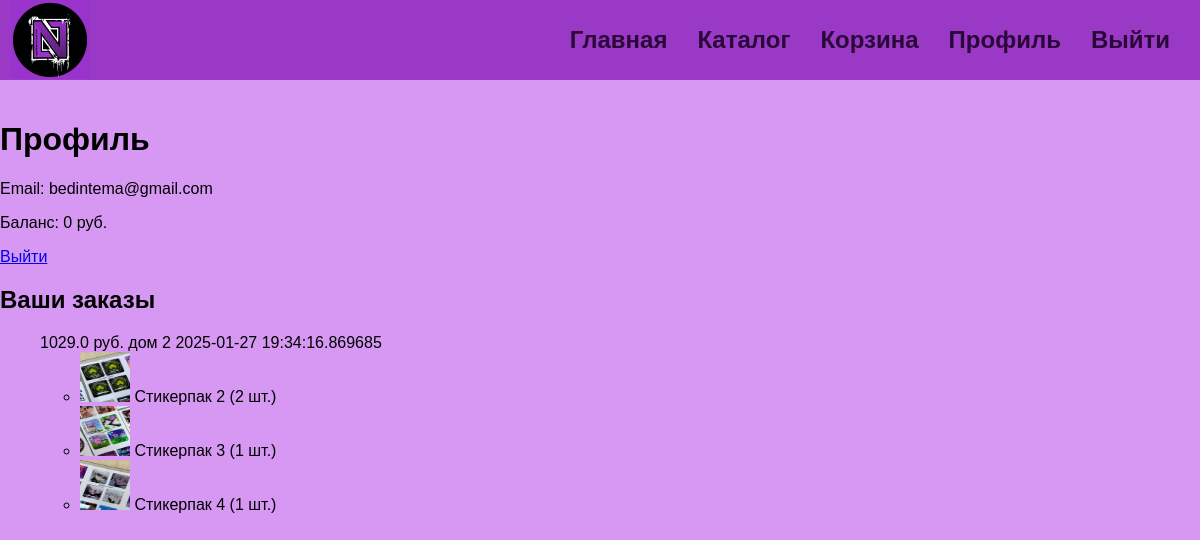
The page /profile (signed in) on the database as committed earlier.
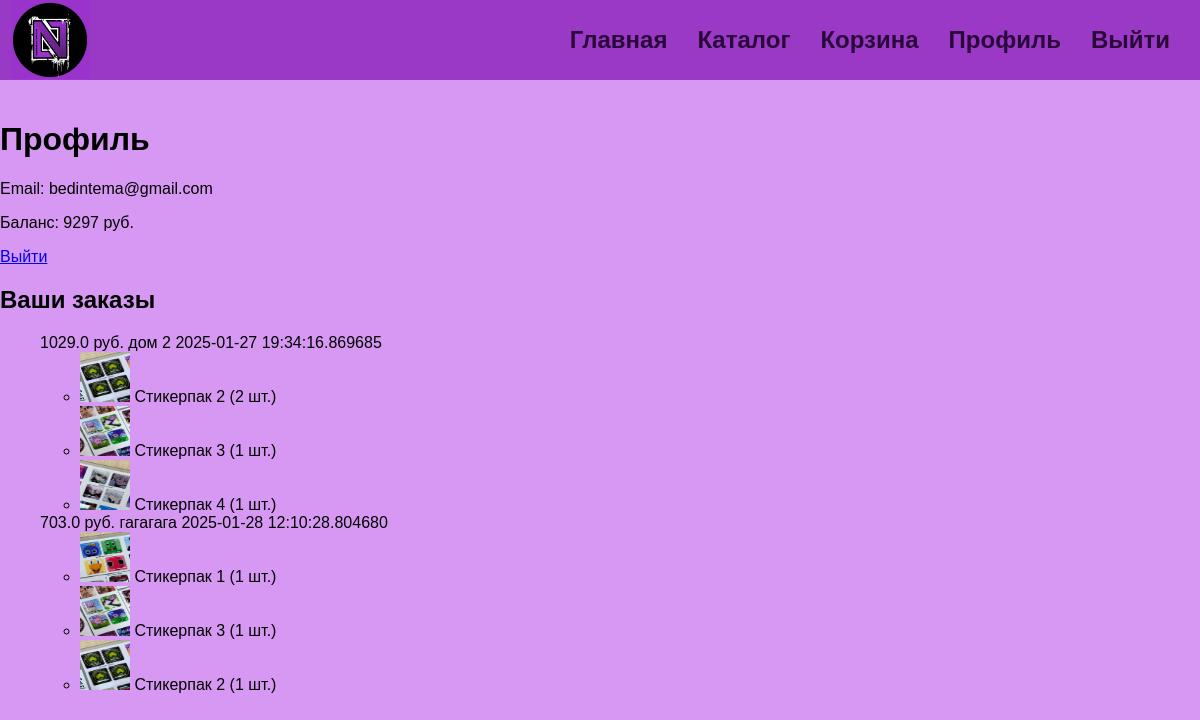
The same page on the database as committed later.
### app/models.py (models this page shows, shortened)
class User(db.Model, UserMixin):
    __tablename__ = 'users'
    id = db.Column(db.Integer, primary_key=True, autoincrement=True, unique=True)
    balance = db.Column(db.Integer, nullable=False, default=0)
    email = db.Column(db.String(255), nullable=False, unique=True)
    password = db.Column(db.String(255), nullable=False)

class Order(db.Model):
    id = db.Column(db.Integer, primary_key=True)
    user_id = db.Column(db.Integer, db.ForeignKey('users.id'), nullable=False)
    products = db.Column(db.Text, nullable=False)  # Список товаров в JSON-формате
    total_amount = db.Column(db.Float, nullable=False)
    address = db.Column(db.String(255), nullable=False)
    created_at = db.Column(db.DateTime, default=datetime.utcnow)
    user = db.relationship('User', backref='orders', lazy=True)

class Product(db.Model):
    __tablename__ = 'products'
    id = db.Column(db.Integer, primary_key=True, autoincrement=True, unique=True)
    name = db.Column(db.String(255))
    price = db.Column(db.Integer, nullable=False)
    img = db.Column(db.String(255))
    category = db.Column(db.String(255), nullable=False)

### app/routes/login.py (the view)
@bp.route('/profile')
@login_required
def profile():
    orders = Order.query.filter_by(user_id=current_user.id).all()
    orders_with_details = []
    for order in orders:
        products = json.loads(order.products)  # Распаковываем JSON из базы
        detailed_products = []
        for product_data in products:
            product = Product.query.get(product_data['id'])
            if product:
                detailed_products.append({
                    'id': product.id,
                    'name': product.name,
                    'img': product.img,
                    'quantity': product_data['quantity'],
                })
        orders_with_details.append({
            'id': order.id,
            'user': order.user,
            'total_amount': order.total_amount,
            'address': order.address,
            'created_at': order.created_at,
            'products': detailed_products,
        })
    return render_template('profile.html',
                           user=current_user,
                           orders_with_details=orders_with_details
                           )

### app/__init__.py (called while the page is built)
def create_app():
    app = Flask(__name__)
    app.config['SQLALCHEMY_DATABASE_URI'] = 'sqlite:///app.db'
    app.config['SECRET_KEY'] = os.environ.get('SECRET_KEY', 'secret-key')
    app.config['SWAGGER'] = {
        'title': 'Sticker Site API',
        'uiversion': 3
    }
    app.config['SESSION_TYPE'] = 'filesystem'
    db.init_app(app)
    migrate.init_app(app, db)
    login_manager.init_app(app)
    login_manager.login_view = 'log.login'
    Swagger(app)
    from .routes import dashboard, seed, site, login
    app.register_blueprint(seed.bp)
    app.register_blueprint(dashboard.bp)
    app.register_blueprint(site.bp)
    app.register_blueprint(login.bp)
    from app.models import User
    @login_manager.user_loader
    def load_user(user_id):
        return User.query.get(int(user_id))
    return app

### app/templates/profile.html
{% extends "base.html" %}
{% block content %}
    <h1>Профиль</h1>
    <p>Email: {{ user.email }}</p>
    <p>Баланс: {{ user.balance }} руб.</p>
    <a href="{{ url_for('log.logout') }}">Выйти</a>
    <h2>Ваши заказы</h2>
    {% if orders_with_details %}
        <ul>
            {% for order in orders_with_details %}
                <tr>
                    <td>{{ order.total_amount }} руб.</td>
                    <td>{{ order.address }}</td>
                    <td>{{ order.created_at }}</td>
                    <td>
                        <ul>
                        {% for item in order.products %}
                          <li>
                            <img src="{{ url_for('static', filename=item.img) }}" alt="{{ item.name }}" style="width: 50px; height: 50px;">
                            {{ item.name }} ({{ item.quantity }} шт.)
                          </li>
                        {% endfor %}
                        </ul>
                    </td>
                </tr>
            {% endfor %}
        </ul>
    {% else %}
        <p>У вас пока нет заказов.</p>
    {% endif %}
{% endblock %}

### app/templates/base.html (shortened to what this page needs)
<!DOCTYPE html>
<html lang="en">
    <head>
        <link rel="stylesheet" type="text/css" href="{{ url_for('static', filename='styles.css') }}">
    </head>
    <body>
    <header>
        <div class="logo">
            <img src="{{ url_for('static', filename='imgs/logo.gif') }}" alt="логотип" height="80px" width="80px">
            <nav>
                <a href="{{ url_for('site.main_page') }}"><h2>Главная</h2></a>
                <a id="catalog-link" onmouseover="showMenu()" onmouseout="scheduleHideMenu()"><h2>Каталог</h2></a>
                {% if current_user.is_authenticated %}
                    <a href="{{ url_for('site.cart') }}"><h2>Корзина</h2></a>
                    <a href="{{ url_for('log.profile') }}"><h2>Профиль</h2></a>
                    <a href="{{ url_for('log.logout') }}"><h2>Выйти</h2></a>
                {% else %}
                    <a href="{{ url_for('log.login') }}"><h2>Войти</h2></a>
                {% endif %}
            </nav>
        </div>
    </header>
    <main>
        {% block content %}{% endblock %}
    </main>
    </body>
</html>

### app/static/styles.css (style rules this page uses)
body { font-family: Arial, sans-serif; margin: 0; padding: 0; background-color: #d698f2; height: 500%; width: 100%; }
.logo { background: #9a39c6; height: 80px; width: 100%; padding: 0; margin: 0; position: fixed; display: flex; align-items: center; z-index: 1000; }
.logo img { margin-left: 10px; }
nav { margin-left: auto; margin-right: 20px; display: flex; gap: 10px; }
nav a { color: #2a0839; text-decoration: none; margin: 0 10px; cursor: pointer; position: relative; }
main { padding-top: 100px; padding-bottom: 20px; width: 100%; max-width: 1200px; margin: 0 auto; }

Rows that differ between the two databases and show on the page:
changed User "bedintema@gmail.com": balance "0" → "9297"
added Order: total_amount "703.0", address "гагагага", created_at "2025-01-28 12:10:28.804680", Product (img (picture), name "Стикерпак 3", quantity "1"), Product (img (picture), name "Стикерпак 2", quantity "1")
now on this page (row unchanged): Product: img (picture), name "Стикерпак 1", quantity "1", shown under "703.0"
